Frame 1 (no input): blank canvas, image omitted
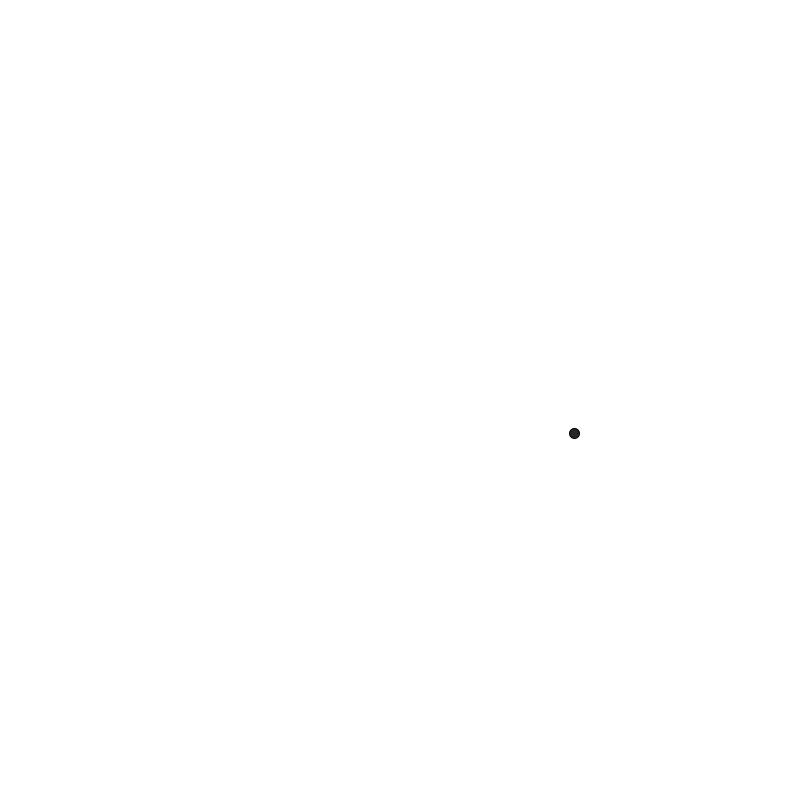
Frame 60 (the mouse pressed at the canvas centre just before this capture)
Frame 120 (the mouse held since frame 60 and released just before this capture): blank canvas, image omitted

The Processing sketch that drew this single still picture (run headless with seeded random() and noise(); from frame 60 on, the mouse is pressed at the canvas centre):

// Processing sketch: framerate
// ── framerate.pde
int frameCt = 0;

void setup(){
  size(800,800);
  frameRate(30);
  println(frameRate);//this is a running average, so this will look wrong
}

void draw(){
  background(255);
  println(frameRate);//this will look correct
  frameCt = int(frameCount/1.5);
  print(frameCt);
  
  translate(500,500);
  fill(frameCt % 255,frameCt % 250,frameCt % 245);
  ellipse(sin(frameCt % 1000)*100, cos(frameCt % 1000)*100, 10,10);
}
